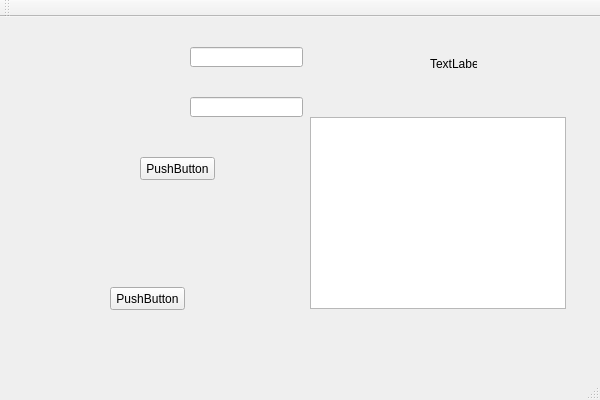
<?xml version="1.0" encoding="UTF-8"?>
<ui version="4.0">
 <class>MainWindowClass</class>
 <widget class="QMainWindow" name="MainWindowClass">
  <property name="geometry">
   <rect>
    <x>0</x>
    <y>0</y>
    <width>600</width>
    <height>400</height>
   </rect>
  </property>
  <property name="windowTitle">
   <string>MainWindow</string>
  </property>
  <widget class="QWidget" name="centralWidget">
   <widget class="QLineEdit" name="weightLineEdit">
    <property name="geometry">
     <rect>
      <x>190</x>
      <y>30</y>
      <width>113</width>
      <height>20</height>
     </rect>
    </property>
   </widget>
   <widget class="QLineEdit" name="heightLineEdit">
    <property name="geometry">
     <rect>
      <x>190</x>
      <y>80</y>
      <width>113</width>
      <height>20</height>
     </rect>
    </property>
   </widget>
   <widget class="QPushButton" name="countButton">
    <property name="geometry">
     <rect>
      <x>140</x>
      <y>140</y>
      <width>75</width>
      <height>23</height>
     </rect>
    </property>
    <property name="text">
     <string>PushButton</string>
    </property>
   </widget>
   <widget class="QTextBrowser" name="infoTextBrowser">
    <property name="geometry">
     <rect>
      <x>310</x>
      <y>100</y>
      <width>256</width>
      <height>192</height>
     </rect>
    </property>
   </widget>
   <widget class="QPushButton" name="closeButton">
    <property name="geometry">
     <rect>
      <x>110</x>
      <y>270</y>
      <width>75</width>
      <height>23</height>
     </rect>
    </property>
    <property name="text">
     <string>PushButton</string>
    </property>
   </widget>
   <widget class="QLabel" name="resultLabel">
    <property name="geometry">
     <rect>
      <x>430</x>
      <y>40</y>
      <width>47</width>
      <height>13</height>
     </rect>
    </property>
    <property name="text">
     <string>TextLabel</string>
    </property>
   </widget>
  </widget>
  <widget class="QMenuBar" name="menuBar">
   <property name="geometry">
    <rect>
     <x>0</x>
     <y>0</y>
     <width>600</width>
     <height>21</height>
    </rect>
   </property>
  </widget>
  <widget class="QToolBar" name="mainToolBar">
   <attribute name="toolBarArea">
    <enum>TopToolBarArea</enum>
   </attribute>
   <attribute name="toolBarBreak">
    <bool>false</bool>
   </attribute>
  </widget>
  <widget class="QStatusBar" name="statusBar"/>
 </widget>
 <layoutdefault spacing="6" margin="11"/>
 <resources>
  <include location="mainwindow.qrc"/>
 </resources>
 <connections>
  <connection>
   <sender>closeButton</sender>
   <signal>clicked()</signal>
   <receiver>MainWindowClass</receiver>
   <slot>close()</slot>
   <hints>
    <hint type="sourcelabel">
     <x>161</x>
     <y>313</y>
    </hint>
    <hint type="destinationlabel">
     <x>240</x>
     <y>286</y>
    </hint>
   </hints>
  </connection>
 </connections>
</ui>
